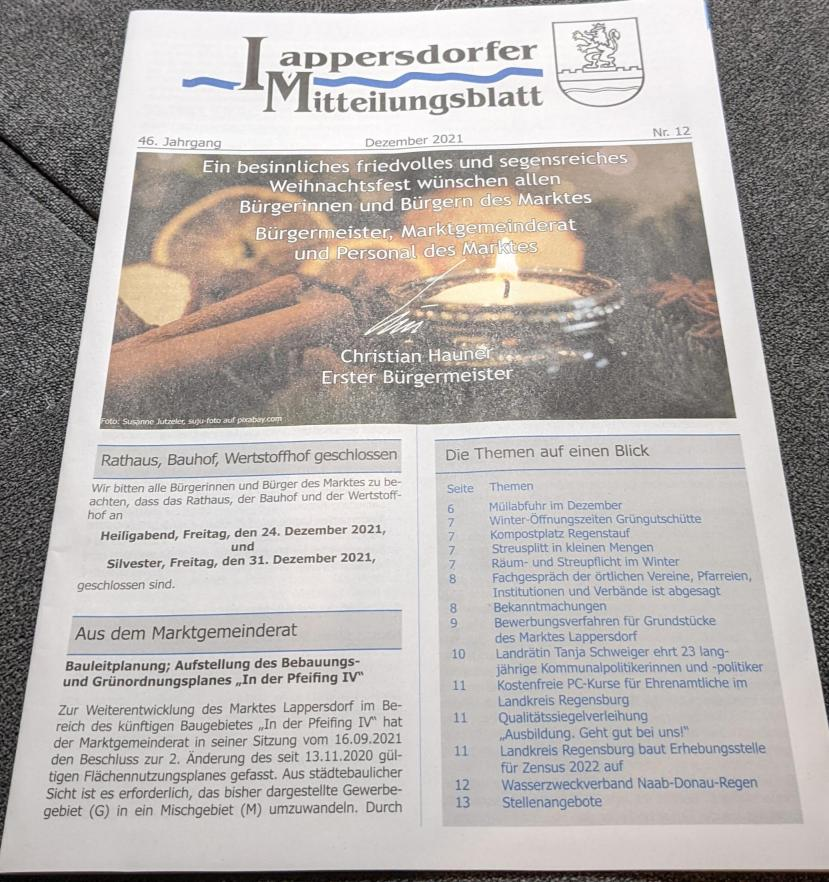
#> input picture lesson_8/data/document.jpg, 829 x 882 px
$ jupyter execute Homework.ipynb
#> lines starting #> are read from the running program, lines starting #| are printed output that depends on the picture; after the words box and inside, x2 and y2 are one past the last pixel; in counts of white or black regions, pixels touching at a corner belong together
# HOMEWORK 8

In this homework you are going to implement your first machine learning algorithm to automatically binarize document images. The goal of document binarization is to seprate the characters (letters) from everything else. This is the crucial part for automatic document understanding and information extraction from the . In order to do so, you will use the Otsu thresholding algorithm.

At the end of this notebook, there are a couple of questions for you to answer.

[cell 1]
import cv2
import math
import numpy as np
from matplotlib import pyplot as plt
plt.rcParams['figure.figsize'] = [15, 10]

Let's load the document image we will be working on in this homework.

[cell 2]
img = cv2.imread('../data/document.jpg')
#> img is the input picture: shape (882, 829, 3); mean B, G, R 170.9, 173.4, 178.4
img = cv2.cvtColor(img, cv2.COLOR_BGR2GRAY)
#> img: shape (882, 829)
plt.imshow(img, cmap='gray')

First, let's have a look at the histogram.

[cell 3]
h = np.histogram(img, 256)
plt.bar(h[1][0:-1], h[0])
plt.xlabel('Colour'), plt.ylabel('Count')
plt.grid(True)
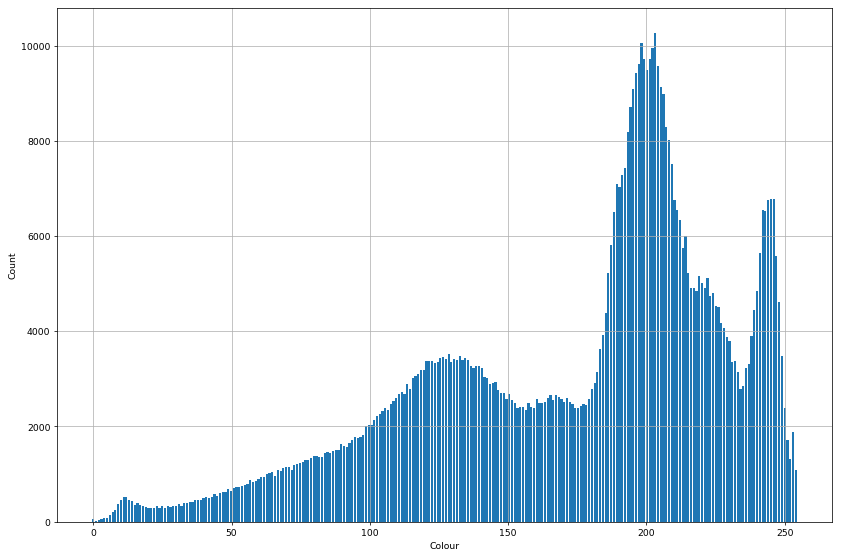
#> figure drawn by matplotlib, 1 panel; tallest bar 10273 high, from x = 202.8 to 203.6

### Otsu Thresholding

Let's now implement the Otsu thresholding algorithm. Remember that the algorithm consists of an optimization process that finds the thresholds that minimizes the intra-class variance or, equivalently, maximizes the inter-class variance.

In this homework, you are going to demonstrate the working principle of the Otsu algorithm. Therefore, you won't have to worry about an efficient implementation, we are going to use the brute force approach here.

[cell 4]
# Get image dimensions
rows, cols = img.shape
#> rows = 882; cols = 829
# Compute the total amount of image pixels
num_pixels = rows*cols
#> num_pixels = 731178

# Initializations
best_wcv = 1e6  # Best within-class variance (wcv)
opt_th = None   # Threshold corresponding to the best wcv

# Brute force search using all possible thresholds (levels of gray)
for th in range(0, 255):
    # Extract the image pixels corresponding to the background
    foreground = img[img>=th]
    # Extract the image pixels corresponding to the background
    background = img[img<th]

    # If foreground or background are empty, continue
    if len(foreground) == 0 or len(background) == 0:
        continue

    # Compute class-weights (omega parameters) for foreground and background
    omega_f = len(foreground)/num_pixels
    omega_b = len(background)/num_pixels

    # Compute pixel variance for foreground and background
    # Hint: Check out the var function from numpy ;-)
    # https://numpy.org/doc/stable/reference/generated/numpy.var.html
    sigma_f = np.var(foreground)
    sigma_b = np.var(background)

    # Compute the within-class variance
    wcv = np.sqrt(omega_f * sigma_f**2 + omega_b * sigma_b**2)

    # Perform the optimization
    if wcv < best_wcv:
        best_wcv = wcv
        opt_th = th
#> this loop made 255 passes
#> (omega_f, omega_b, sigma_f, sigma_b, wcv, best_wcv) on passes 2 to 13: (1, 8.34e-05, 2968.7, 0, 2968.6, 2968.6), (1, 0.000114, 2967.9, 0.195, 2967.7, 2967.7), (1, 0.00017, 2966.4, 0.797, 2966.1, 2966.1), (1, 0.000242, 2964.4, 1.54, 2964.1, 2964.1), (1, 0.000339, 2961.9, 2.39, 2961.4, 2961.4), (1, 0.000458, 2958.8, 3.27, 2958.1, 2958.1), (0.999, 0.000662, 2953.6, 4.27, 2952.6, 2952.6), (0.999, 0.000938, 2946.6, 5.04, 2945.3, 2945.3), (0.999, 0.00128, 2938.2, 5.7, 2936.3, 2936.3), (0.998, 0.00178, 2925.8, 6.37, 2923.2, 2923.2), (0.998, 0.00239, 2910.9, 6.95, 2907.4, 2907.4), (0.997, 0.0031, 2893.9, 7.56, 2889.4, 2889.4)
#> after the loop, best_wcv = 819.4; opt_th = 152

# Print out the optimal threshold found by Otsu algorithm
print('Optimal threshold', opt_th)
#| Optimal threshold 152

Finally, let's compare the original image and its thresholded representation.

[cell 5]
plt.subplot(121), plt.imshow(img, cmap='gray')
plt.subplot(122), plt.imshow(img > opt_th, cmap='gray')

[cell 6]
img[img >= opt_th] = 255
img[img < opt_th] = 0
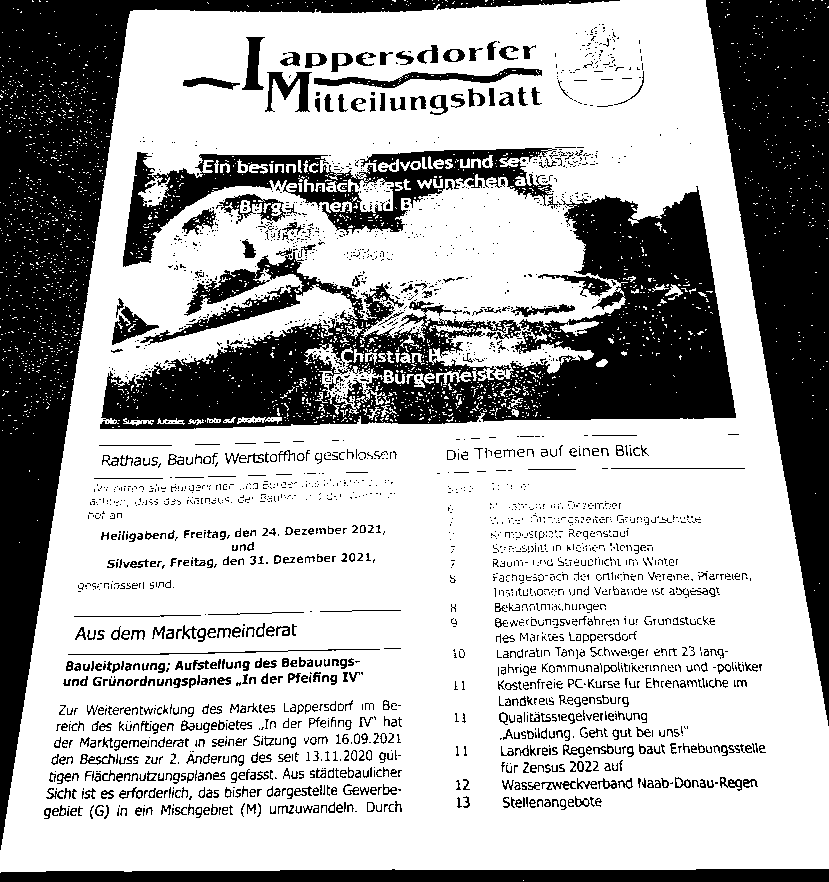
#> img: shape (882, 829); 68.1% white; 2613 black regions (1960 under 20 px), largest, box (x1, y1, x2, y2) and area: (100, 186, 736, 429) 63803, (0, 0, 620, 850) 59825, (706, 0, 829, 726) 45546

h = np.histogram(img, 256)
plt.bar(h[1][0:-1], h[0])
plt.xlabel('Colour'), plt.ylabel('Count')
plt.grid(True)
#> figure, not shown here; tallest bar 497750 high, from x = 253.6 to 254.4

### Let's play with threshold (take it bigger then computed)

[cell 7]
img2 = cv2.imread('../data/document.jpg')
img2 = cv2.cvtColor(img2, cv2.COLOR_BGR2GRAY)

opt_th = 180

plt.subplot(121), plt.imshow(img2, cmap='gray')
plt.subplot(122), plt.imshow(img2 > opt_th, cmap='gray')
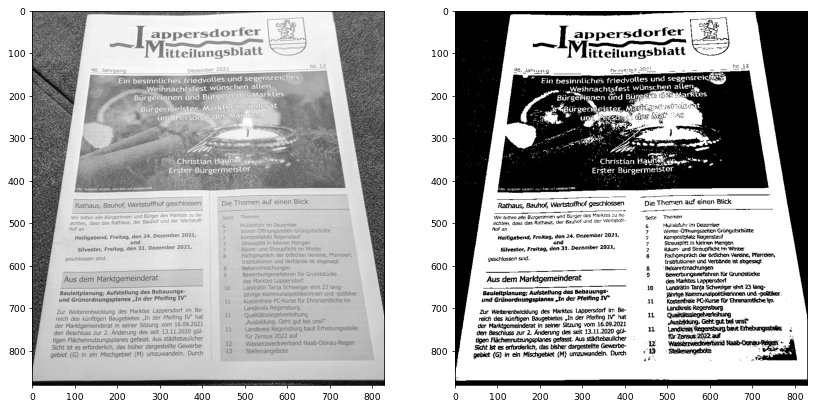
#> figure drawn by matplotlib, 2 panels

[cell 8]
img2[img2 >= opt_th] = 255
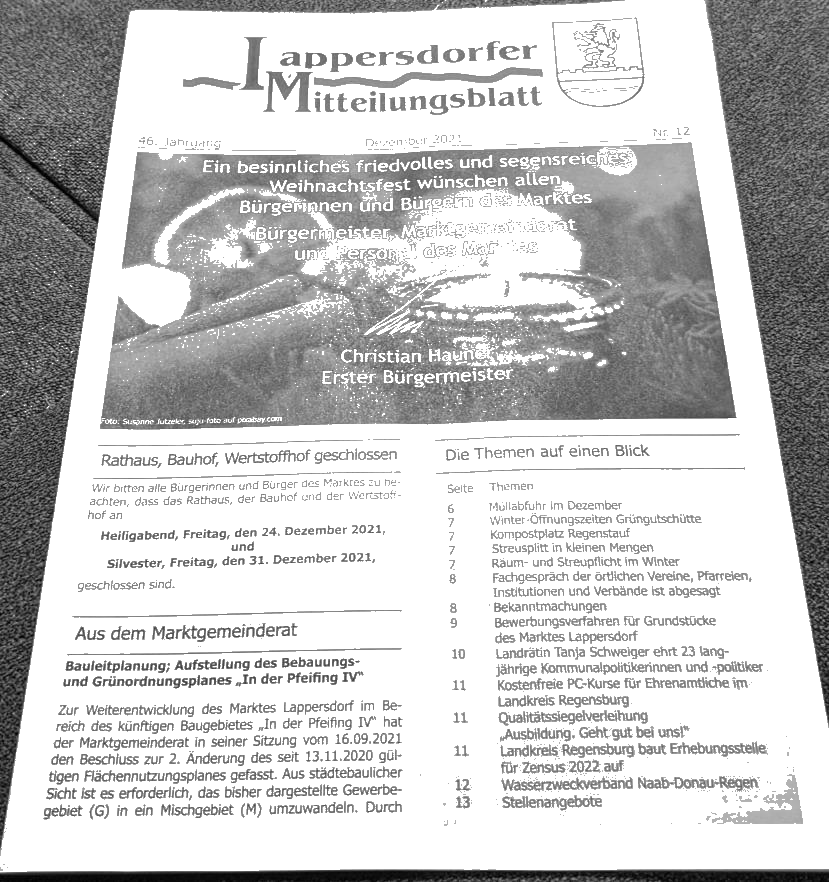
#> img2: shape (882, 829); min 0, max 255, mean 199
img2[img2 < opt_th] = 0
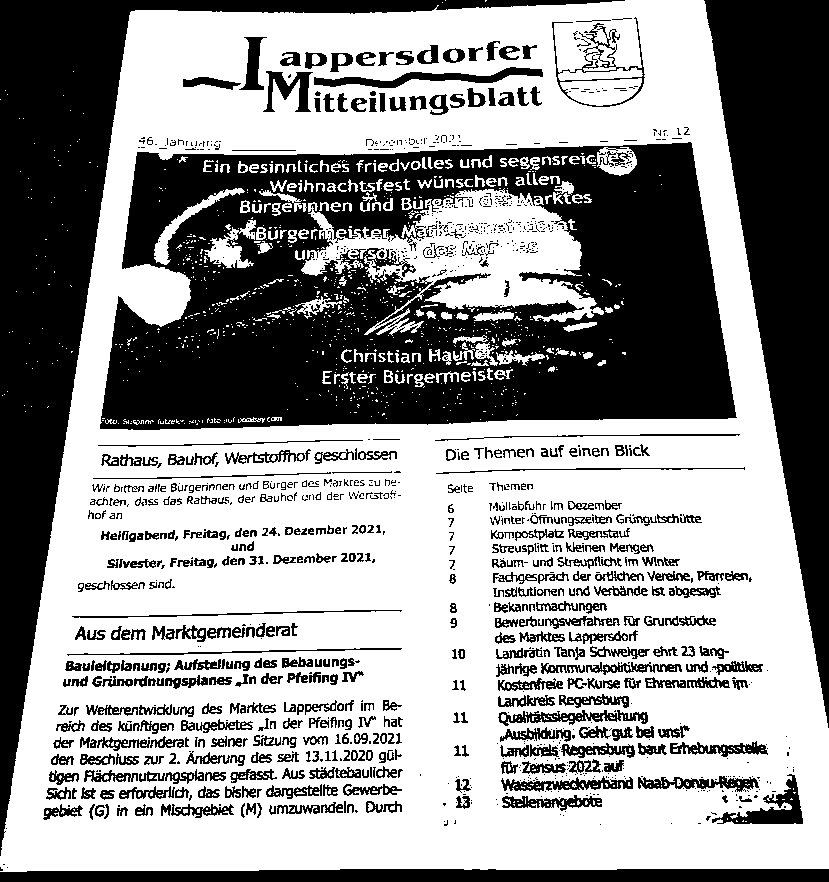
#> img2: shape (882, 829); 58.5% white; 1320 black regions (807 under 20 px), largest, box (x1, y1, x2, y2) and area: (100, 142, 737, 430) 124409, (0, 0, 625, 856) 61774, (704, 0, 829, 728) 46154

h = np.histogram(img2, 256)
plt.bar(h[1][0:-1], h[0])
plt.xlabel('Colour'), plt.ylabel('Count')
plt.grid(True)
#> figure, not shown here; tallest bar 427877 high, from x = 253.6 to 254.4

### Let's compare with opencv implementation of the OTSU

[cell 9]
img3 = cv2.imread('../data/document.jpg')
img3 = cv2.cvtColor(img3, cv2.COLOR_BGR2GRAY)

otsu_threshold, img_otsu = cv2.threshold(img3, 0, 255, cv2.THRESH_BINARY + cv2.THRESH_OTSU)
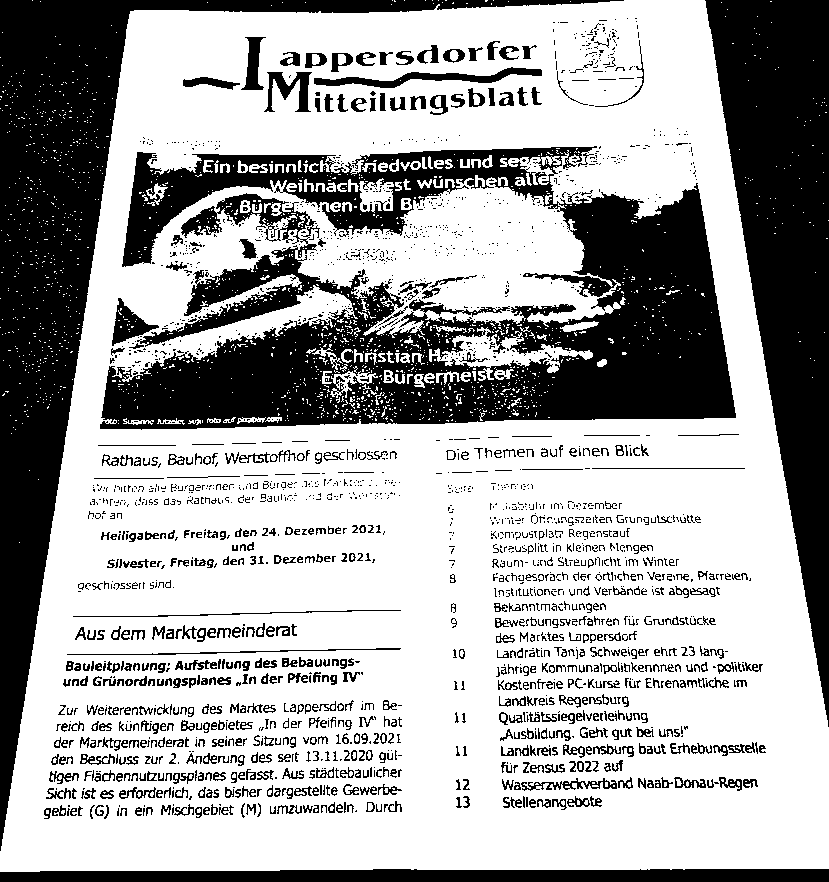
#> img_otsu: shape (882, 829); 65.4% white; 2241 black regions (1529 under 20 px), largest, box (x1, y1, x2, y2) and area: (100, 146, 736, 430) 92236, (0, 0, 624, 851) 60719, (705, 0, 829, 727) 45850
#> otsu_threshold = 159
print("Obtained threshold: ", otsu_threshold)
#| Obtained threshold:  159.0
plt.subplot(122), plt.imshow(img_otsu, cmap='gray')

[cell 10]
h = np.histogram(img_otsu, 256)
plt.bar(h[1][0:-1], h[0])
plt.xlabel('Colour'), plt.ylabel('Count')
plt.grid(True)
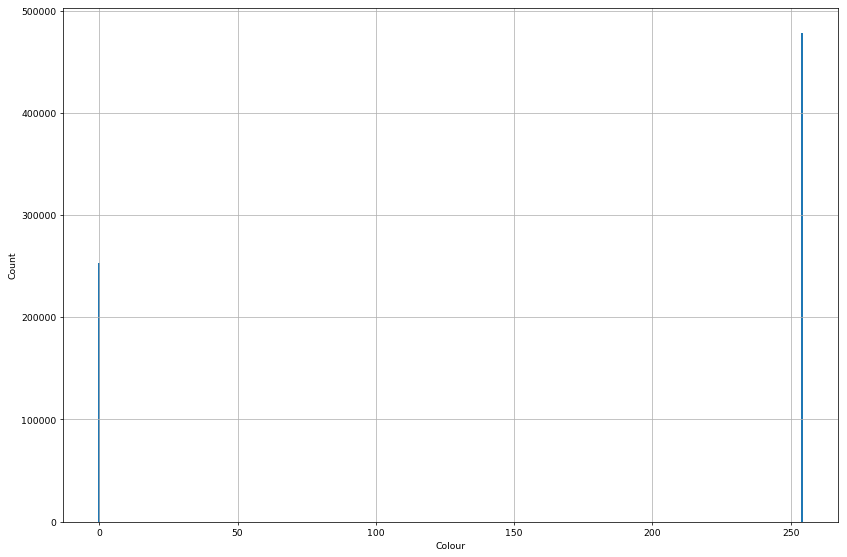
#> figure drawn by matplotlib, 1 panel; tallest bar 478244 high, from x = 253.6 to 254.4

$ run again, with lesson_8/data/kodim15.png saved as lesson_8/data/document.jpg
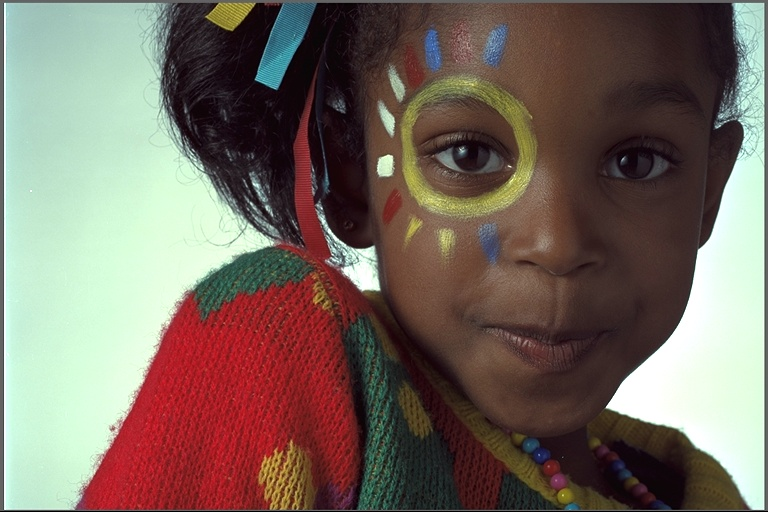
#> input picture lesson_8/data/kodim15.png, 768 x 512 px
#> img is the input picture: shape (512, 768, 3); mean B, G, R 95.8, 105.8, 119.3
#> `[cell 3] h = np.histogram(img, 256) plt.bar(h[1][0:-1], h[0]) plt.xlab..`:
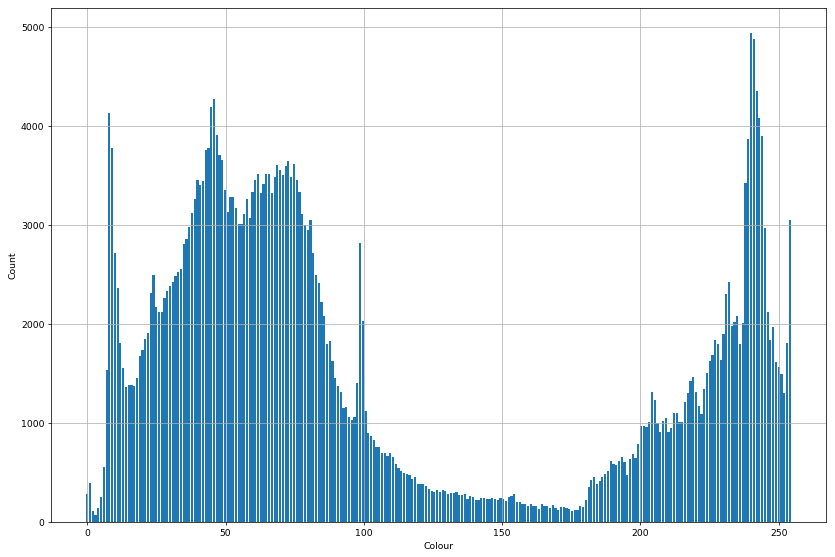
#> figure drawn by matplotlib, 1 panel; tallest bar 4940 high, from x = 239.7 to 240.5
#> the loop `for th in range(0, 255):` made 255 passes
#> (omega_f, omega_b, sigma_f, sigma_b, wcv, best_wcv) on passes 2 to 9: (0.999, 0.000717, 6742.9, 0, 6740.4, 6740.4), (0.998, 0.00171, 6738, 0.244, 6732.3, 6732.3), (0.998, 0.00198, 6736.7, 0.451, 6730.1, 6730.1), (0.998, 0.00215, 6736, 0.776, 6728.7, 6728.7), (0.997, 0.0025, 6734.5, 1.79, 6726, 6726), (0.997, 0.00313, 6731.9, 3.53, 6721.4, 6721.4), (0.995, 0.00454, 6726.4, 5.68, 6711.1, 6711.1), (0.992, 0.00843, 6711.7, 6.44, 6683.4, 6683.4)
#> after the loop `for th in range(0, 255):`: best_wcv = 759.6; opt_th = 138
#| Optimal threshold 138
#> `otsu_threshold, img_otsu = cv2.threshold(img3, 0, 255, cv2.THRESH_BINA..`:
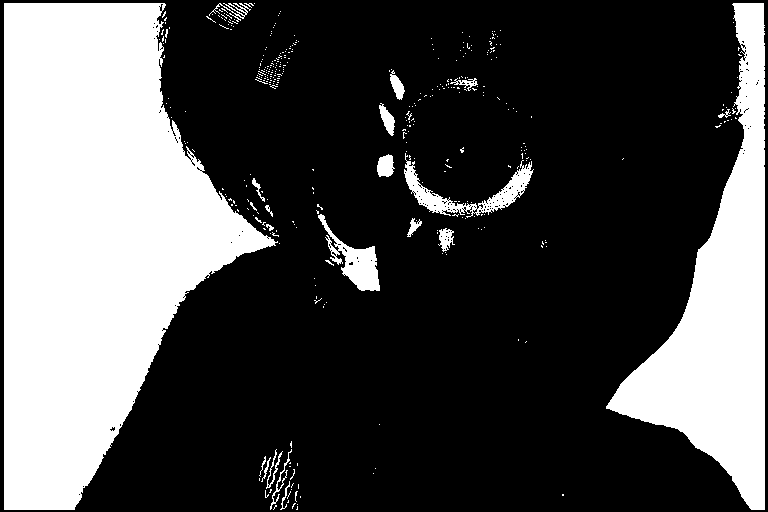
#> img_otsu: shape (512, 768); 30.6% white; 383 white regions (362 under 20 px), largest, box (x1, y1, x2, y2) and area: (4, 3, 278, 510) 83067, (606, 3, 765, 510) 30329, (404, 153, 534, 218) 2022
#> otsu_threshold = 141
#| Obtained threshold:  141.0
